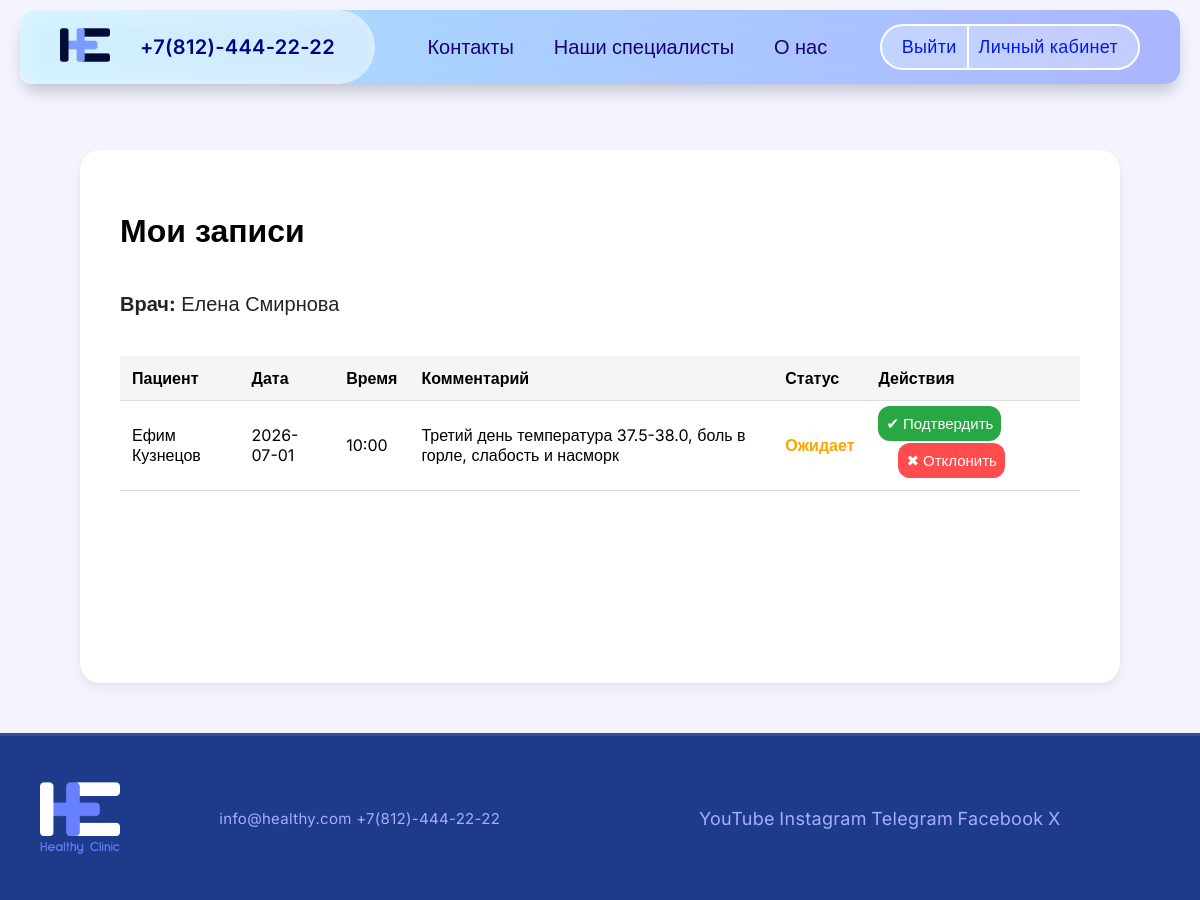
The app's page /doctor/appointments (signed in) with its own data.
### models.py (models this page shows)
class User(db.Model, UserMixin):
    id = db.Column(db.Integer, primary_key=True)
    first_name = db.Column(db.String(100))
    last_name = db.Column(db.String(100))
    patronymic = db.Column(db.String(100))
    email = db.Column(db.String(100), unique=True, nullable=False)
    password_hash = db.Column(db.String(200), nullable=False)
    role = db.Column(db.String(20), default="patient")

class Appointment(db.Model):
    id = db.Column(db.Integer, primary_key=True)
    patient_id = db.Column(db.Integer, db.ForeignKey('user.id'), nullable=False)
    doctor_id = db.Column(db.Integer, db.ForeignKey('doctor.id'), nullable=False)
    date = db.Column(db.Date, nullable=False)
    time = db.Column(db.Time, nullable=False)
    comment = db.Column(db.Text)
    status = db.Column(db.String(20), default='pending')
    patient = db.relationship('User', foreign_keys=[patient_id])
    doctor = db.relationship('Doctor', foreign_keys=[doctor_id])

### app.py (the view)
@app.route('/doctor/appointments')
@login_required
def doctor_appointments():
    if current_user.role != 'doctor':
        abort(403)
    doctor = Doctor.query.filter_by(user_id=current_user.id).first_or_404()
    appointments = Appointment.query.filter_by(
        doctor_id=doctor.id
    ).order_by(
        Appointment.date,
        Appointment.time
    ).all()
    return render_template(
        'doctor_appointments.html',
        appointments=appointments,
        doctor=doctor
    )

### app.py (called while the page is built)
@login_manager.user_loader
def load_user(user_id):
    return User.query.get(int(user_id))

### templates/doctor_appointments.html (shortened to what this page needs)
{% extends "base.html" %}
{% block content_class %}appoinments{% endblock %}
{% block content %}
<h1>Мои записи</h1>
<p>
  <strong>Врач:</strong>
  {{ doctor.user.first_name }} {{ doctor.user.last_name }}
</p>
<table class="appointments-table">
  <thead>
    <tr>
      <th>Пациент</th>
      <th>Дата</th>
      <th>Время</th>
      <th>Комментарий</th>
      <th>Статус</th>
      <th>Действия</th>
    </tr>
  </thead>
  <tbody>
    {% for a in appointments %}
    <tr>
        <td>{{ a.patient.first_name }} {{ a.patient.last_name }}</td>
        <td>{{ a.date }}</td>
        <td>{{ a.time.strftime('%H:%M') }}</td>
        <td>{{ a.comment or '-' }}</td>
        <td class="status {{ a.status }}">
            {% if a.status == 'pending' %}
                Ожидает
            {% elif a.status == 'approved' %}
                Подтверждена
            {% elif a.status == 'rejected' %}
                Отклонена
            {% else %}
                {{ a.status }}
            {% endif %}
        </td>
      <td>
        {% if a.status == 'pending' %}
          <a href="{{ url_for('approve_appointment', id=a.id) }}" class="btn approve">
            ✔ Подтвердить
          </a>
          <a href="{{ url_for('reject_appointment', id=a.id) }}" class="btn btn-danger reject">
            ✖ Отклонить
          </a>
        {% endif %}
      </td>
    </tr>
    {% endfor %}
  </tbody>
</table>
{% endblock %}

### static/css/style.css (style rules this page uses)
html, body { height: 100%; margin: 0; scroll-behavior: smooth; }
body { background-color: #f4f4ff; display: flex; flex-direction: column; min-height: 100vh; padding-top: 100px; }
h1 { font-family: "Montserrat", sans-serif; font-weight: bold; }
.btn { background: #0015b5bb; color: white; text-decoration: none; font-family: "Inter", sans-serif; transition: 0.3s; text-align: center; }
.btn-danger { display: inline-block; margin-top: 10px; padding: 10px 20px; background: #080063bb; color: white; border-radius: 10px; text-decoration: none; font-family: "Inter", sans-serif; font-size: 18px; transition: 0.3s; border: none; margin-left: 20px; }
.appointments-table { width: 100%; border-collapse: collapse; margin-top: 20px; font-family: "Inter", sans-serif; }
.appoinments p { font-family: "Inter", sans-serif; font-size: 20px; color: #242424; }
.appointments-table th, .appointments-table td { padding: 12px; border-bottom: 1px solid #ddd; text-align: left; }
.appointments-table th { background-color: #f5f5f5; }
.status { font-weight: bold; }
.status.pending { color: orange; }
.btn.approve { margin-top: 10px; padding: 8px; border: none; border-radius: 12px; background-color: #28a745; color: white; font-size: 15px; font-weight: 500; cursor: pointer; transition: all 0.25s ease; }
.reject { margin-top: 10px; padding: 8px; border: none; border-radius: 12px; background-color: #ff4d4d; color: white; font-size: 15px; font-weight: 500; cursor: pointer; transition: all 0.25s ease; }

### records on screen
User: user.first_name "Елена", user.last_name "Смирнова"
Appointment: patient.first_name "Ефим", patient.last_name "Кузнецов", date "2026-07-01", time "10:00", comment "Третий день температура 37.5-38.0, боль в горле, слабость и насморк", status "Ожидает"
